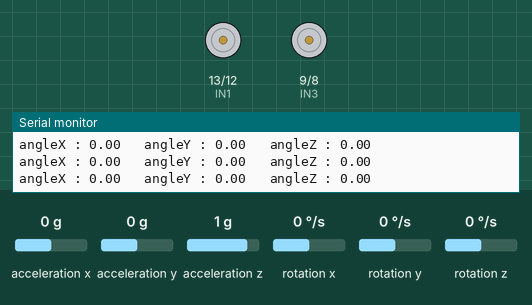
Simulated run of this sketch. Board: Arduino Uno, built with avr-gcc and run on an emulated ATmega328P. Shown: motor-driver pin pairs drawn as motors (green arrow = first pin HIGH = forward, orange = second pin HIGH = backward, longer = more drive, scaled by the enable pin), the last lines printed to the serial monitor. The test bench sets the inputs (shaded band); at power-on: acceleration y 0 g, acceleration x 0 g, acceleration z 1 g, rotation x 0 °/s, rotation y 0 °/s, rotation z 0 °/s.

Above: at 4.2 s.
4.3 s: acceleration y set to -1.4 g
At 5.2 s:
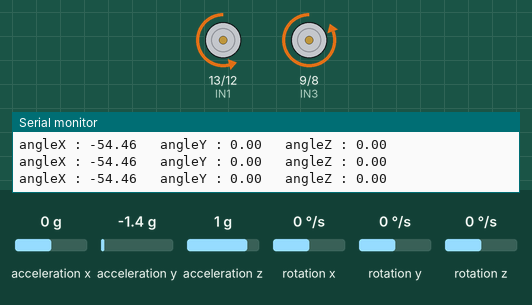
5.8 s: acceleration x set to -1.4 g
At 7.0 s:
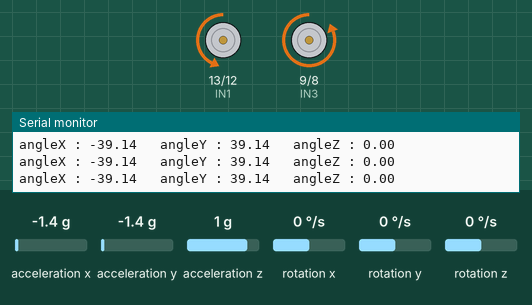
7.3 s: acceleration y set to 0.1 g
At 7.9 s:
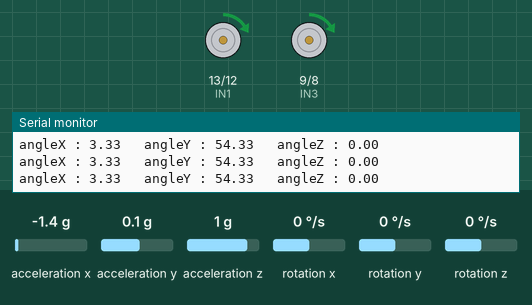
8.8 s: acceleration y set to -0.8 g
At 10.0 s:
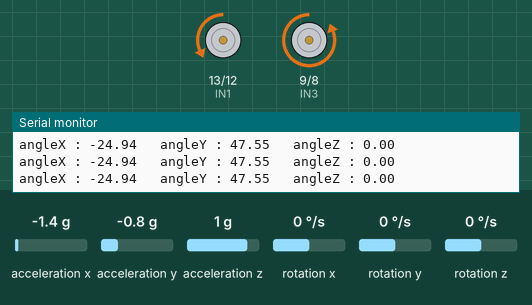
10.3 s: acceleration z set to -1.4 g
At 11.3 s:
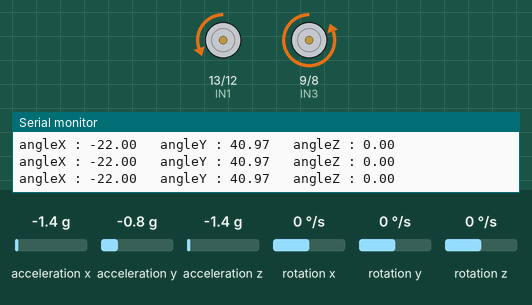
11.8 s: acceleration y set to 1.4 g
At 12.4 s:
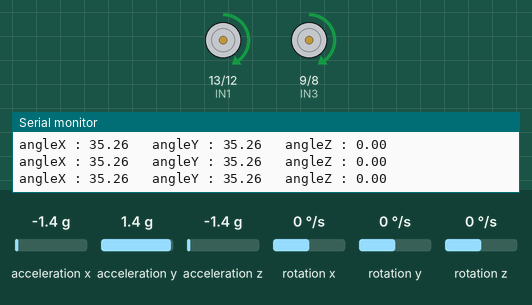
Timing chart, 0 to 14.3 s (numbered marks = the images above; inputs shaded):
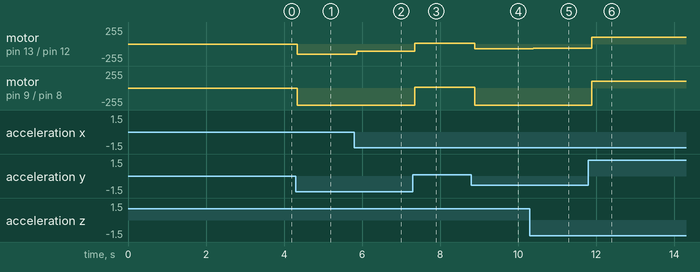

The sketch:

MPU6050_MOTOR.ino
```cpp
//motorเปลี่ยนตามค่าของมุม
#include <MPU6050_tockn.h>
#include <Wire.h>
#define IN1 13
#define IN2 12
#define ENA 11
#define ENB 10
#define IN3 9
#define IN4 8
MPU6050 mpu6050(Wire); // สร้างออบเจกต์ MPU6050
void setup() {
Serial.begin(9600);
Wire.begin(); // เริ่มการสื่อสาร I2C
mpu6050.begin(); // เริ่มการทำงานของเซ็นเซอร์
mpu6050.calcGyroOffsets(true); // ปรับเทียบค่า Gyroscope อัตโนมัติ
pinMode(ENA, OUTPUT);
pinMode(IN1, OUTPUT);
pinMode(IN2, OUTPUT);
pinMode(ENB, OUTPUT);
pinMode(IN3, OUTPUT);
pinMode(IN4, OUTPUT);
}

// เขียนโปรแกรมทดสอบ การหมุนของมอเตอร์ เมื่อมุมเปลี่ยนไป
void loop() {
mpu6050.update(); // อัปเดตค่า จากเซ็นเซอร์
Serial.print("angleX : ");
Serial.print(mpu6050.getAngleX()); // มุมรอบแกน X (Roll)
Serial.print("\t angleY : ");
Serial.print(mpu6050.getAngleY()); // มุมรอบแกน Y (Pitch)
Serial.print("\t angleZ : ");
Serial.println(mpu6050.getAngleZ()); // มุมรอบแกน Z (Yaw)
int speed = map(mpu6050.getAngleX(),-90,90,-255,255); // ปรับเทียบค่ามุมกับค่า PWM ที่ใช้ปรับความเร็วมอเตอร์
if (mpu6050.getAngleX() > 0) { // ถ้ามุมเปลี่ยนไปมีค่ามุมมากกว่า 0
  analogWrite(ENA, abs(speed)); //ปรับความเร็วมอเตอร์A เพื่อให้รองรับมุมที่เปลี่ยนไป
  digitalWrite(IN1, HIGH); // ให้มอเตอร์หมุน เพื่อเคลื่อนที่ไปข้างหน้า
  digitalWrite(IN2, LOW);
  analogWrite(ENB, abs(speed)); //ปรับความเร็วมอเตอร์ B เพื่อให้รองรับมุมที่เปลี่ยนไป
  digitalWrite(IN3, HIGH);
  digitalWrite(IN4, LOW);
} else { // ถ้ามุมเปลี่ยนไปมีค่ามุมน้อยกว่า 0
  analogWrite(ENA, abs(speed));
  digitalWrite(IN1, LOW); // ให้มอเตอร์หมุน เพื่อเคลื่อนที่ไปข้างหลัง
  digitalWrite(IN2, HIGH);
  digitalWrite(ENB, abs(speed));
  digitalWrite(IN3, LOW);
  digitalWrite(IN4, HIGH);
}
delay(10);
}
```

Measured:
- after the input at 4.3 s, motor on pin 13 (IN1) / pin 12 (IN2): stopped → backward 153/255 at once; motor on pin 9 (IN3) / pin 8 (IN4): stopped → backward 255/255 at once
- after the input at 5.8 s, motor on pin 13 (IN1) / pin 12 (IN2): backward 153/255 → backward 111/255 after 0.06 s
- after the input at 7.3 s, motor on pin 13 (IN1) / pin 12 (IN2): backward 111/255 → forward 8/255 after 0.05 s; motor on pin 9 (IN3) / pin 8 (IN4): backward 255/255 → forward 8/255 after 0.05 s
- after the input at 8.8 s, motor on pin 13 (IN1) / pin 12 (IN2): forward 8/255 → backward 68/255 after 0.09 s; motor on pin 9 (IN3) / pin 8 (IN4): forward 8/255 → backward 255/255 after 0.09 s
- after the input at 10.3 s, motor on pin 13 (IN1) / pin 12 (IN2): backward 68/255 → backward 63/255 after 0.08 s
- after the input at 11.8 s, motor on pin 13 (IN1) / pin 12 (IN2): backward 63/255 → forward 99/255 after 0.08 s; motor on pin 9 (IN3) / pin 8 (IN4): backward 255/255 → forward 99/255 after 0.08 s
